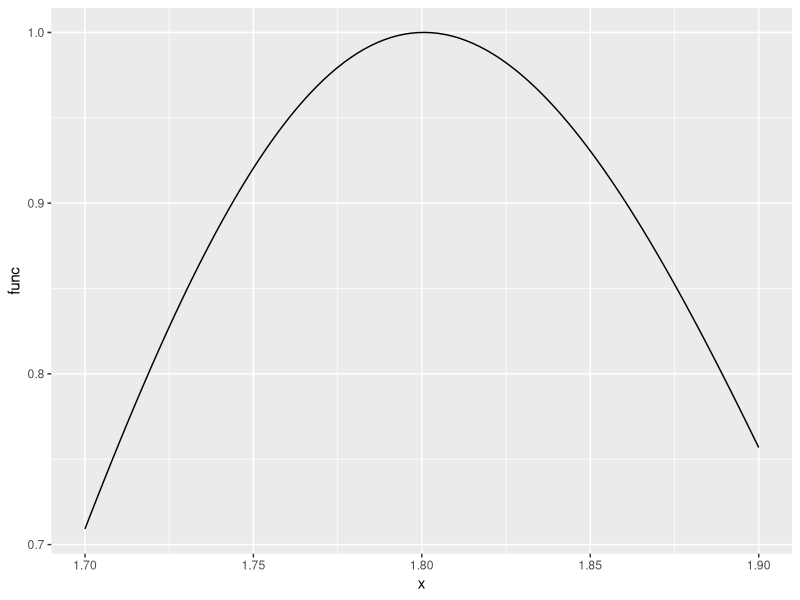
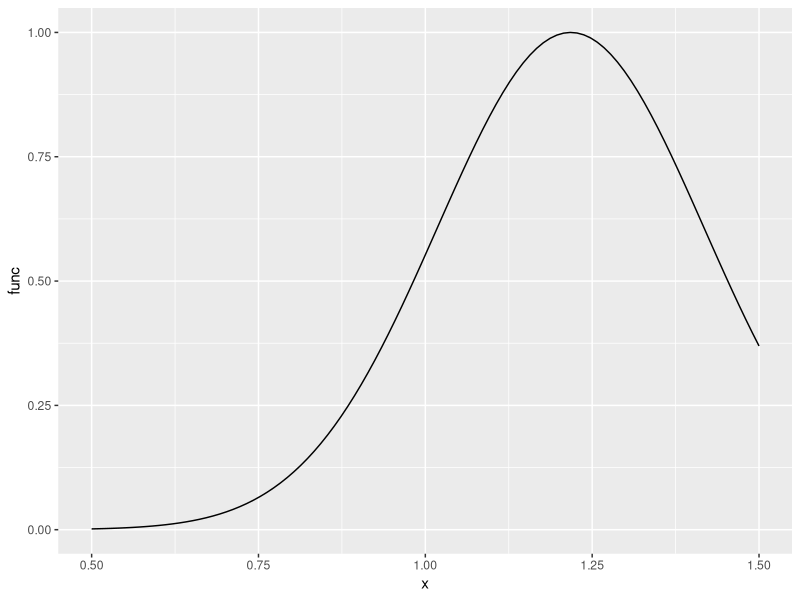

Reproduce these figures in R, in order.
library(ggplot2)

# Two types of scoping: lexical and dynamic scoping

# Lexical Scoping: the values of free variables are searched for in the
# environment in which function was defined

# Dynamic Scoping: the value of free variables is looked up
# in the environment in which function was called


# LEXICAL
make.power <- function(n) {
      pow <- function(x) {
            x^n
      }
      pow
}
# ls(environment(cube))
# get("n", environment(cube))


# Test: 
cube <- make.power(3)
square <- make.power(2)
cube(3)
square(3)




# DYNAMIC: 
y <- 10

f <- function(x) {
      y <- 2
      y^2 + g(x)
}
g <- function(x) {
      x*y
}

# lexical: value y in function g is from place of definition y=10
# dynamic: value y in function f is from calling environment y=2


# LEXICAL/ DYNAMIC: sometimes, calling is same as defining environment



# -------- Application: Optimization Example --------------------------

make.NegLogLik <- function(data, fixed=c(FALSE, FALSE)) {
      params <- fixed
      function(p) {
            params[!fixed] <- p
            mu <- params[1]
            sigma <- params[2]
            a <- -0.5*length(data)*log(2*pi*sigma^2)
            b <- -0.5*sum((data-mu)^2) / (sigma^2)
            -(a + b)
      }
}

# Example
set.seed(1); normals <- rnorm(100, mean=1, sd=2)
nLL <- make.NegLogLik(normals)
nLL # shows environment HEX where variables are located
ls(environment(nLL))

# estimating parameters
optim(c(mu = 0, sigma = 1), nLL)$par
# fixing sigma=2
nLL <- make.NegLogLik(normals, c(FALSE, 2))
optimize(nLL, c(-1, 3))$minimum
# fixing mu=1
nLL <- make.NegLogLik(normals, c(1, FALSE))
optimize(nLL, c(1e-6, 10))$minimum

# Plotting
nLL <- make.NegLogLik(normals, c(1, FALSE))
x <- seq(1.7, 1.9, len=100)
y <- sapply(x, nLL)
func <- exp(-(y - min(y)))
ggplot(data.frame(x, func), aes(x=x, y=func)) + geom_line()

nLL <-  make.NegLogLik(normals, c(FALSE, 2))
x <- seq(0.5, 1.5, len = 100)
y <- sapply(x, nLL)
func <- exp(-(y - min(y)))
ggplot(data.frame(x, func), aes(x=x, y=func)) + geom_line()
